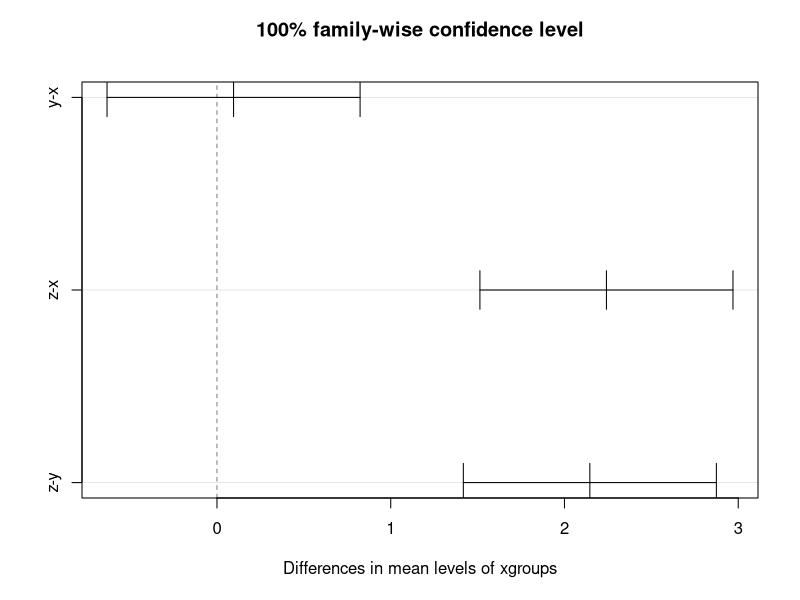

Write R code to recreate this figure.
x = c(0.682502613,
      0.751560389,
      0.624420299,
      0.7884069,
      0.737175617,
      0.709356392,
      0.931686065,
      0.772228292,
      0.677450376,
      0.766921047,
      0.667630194,
      0.711848216,
      0.7262239,
      0.460476558,
      0.684040517
)

y = c(0.771216995,
      0.958737557,
      0.737099957,
      0.810239499,
      0.755909978,
      0.866886973,
      0.767356891,
      0.833268597,
      1.012091423,
      0.772765842,
      0.67552917,
      0.849440137,
      0.908054955,
      0.636034159,
      0.769240494
)

z = c(1.910439472,
      3.887628024,
      2.042428632,
      2.803515746,
      1.902333595,
      3.77898742,
      3.644225273,
      1.82786893,
      4.255555239,
      4.044560413,
      3.009754274,
      3.823662214,
      2.550424845,
      2.318431144,
      2.514737732
)

xgroups = rep("x",length(x))
ygroups = rep("y",length(y))
zgroups = rep("z",length(z))

xx = cbind(x,xgroups)
yy = cbind(y,ygroups)
zz = cbind(z,zgroups)

dataf = as.data.frame(rbind(xx,yy,zz))
dataf$xgroups = as.factor(dataf$xgroups)
thsd = TukeyHSD(aov(x~xgroups,data=dataf),conf.level = 0.999)
plot(thsd)
thsd$xgroups